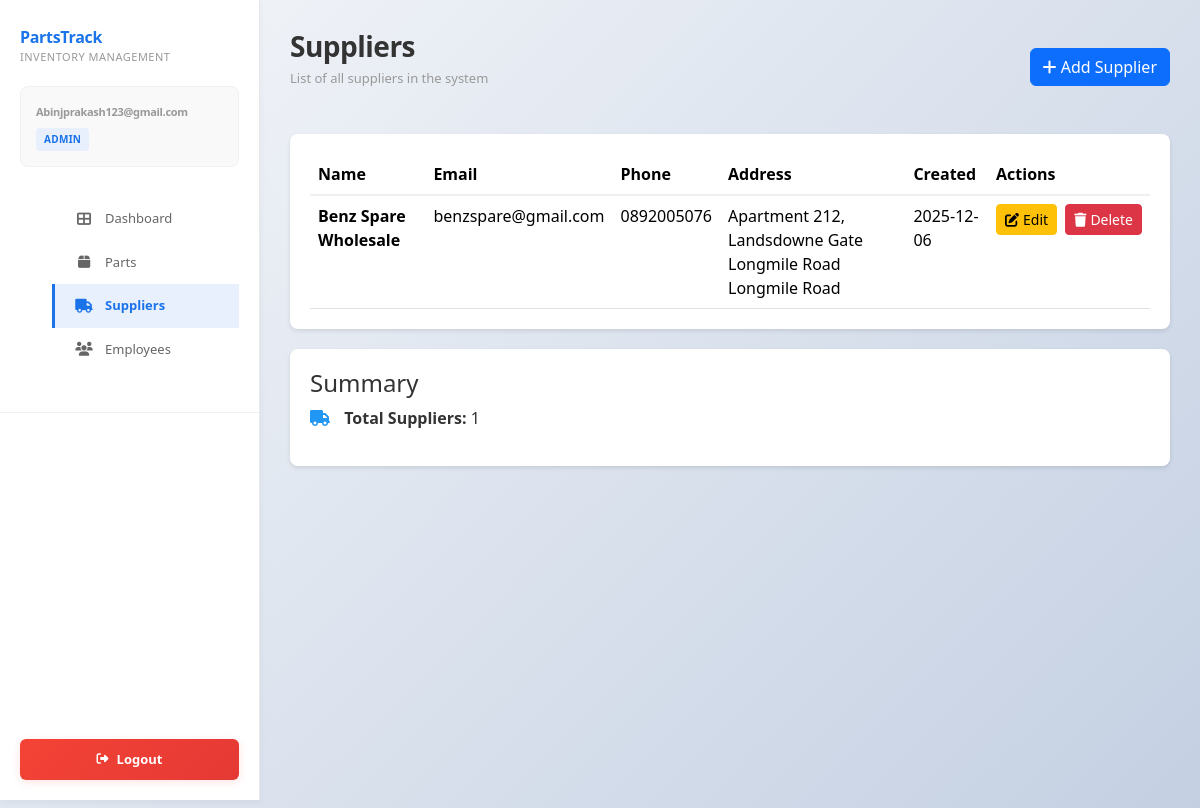
The page /sales/ (signed in) on the database its author committed.
### inventory/models.py (models this page shows, shortened)
class Supplier(models.Model):
    name = models.CharField(max_length=200)
    email = models.EmailField(blank=True)
    phone = models.CharField(max_length=20, blank=True)
    address = models.TextField(blank=True)
    created_at = models.DateTimeField(auto_now_add=True)

### inventory/views.py (the view)
# urls.py: path("sales/", views.sales_list, name="sales_list"),
@login_required(login_url="login")
@require_GET
def sales_list(request):
    if not (request.user.is_staff or request.user.is_superuser):
        return redirect("employee_dashboard")
    suppliers = Supplier.objects.all().order_by("name")
    total_suppliers = suppliers.count()
    context = {
        "suppliers": suppliers,
        "user_role": "admin",
        "total_suppliers": total_suppliers,
    }
    return render(request, "inventory/sales_list.html", context)

### inventory/templates/inventory/sales_list.html (shortened to what this page needs)
<!DOCTYPE html>
<html lang="en">
<head>
    {% load static %}
    <link rel="stylesheet" href="https://cdn.jsdelivr.net/npm/bootstrap@5.3.2/dist/css/bootstrap.min.css">
    <link rel="stylesheet" href="https://cdnjs.cloudflare.com/ajax/libs/font-awesome/6.4.0/css/all.min.css">
    <link rel="stylesheet" href="{% static 'css/dashboard.css' %}">
</head>
<body>
<div class="main-container">
    <aside class="sidebar">
        <div class="sidebar-header">
            <div class="sidebar-brand">PartsTrack</</div>
            <div class="sidebar-subtitle">Inventory Management</div>
            <div class="user-profile">
                <div class="user-email">{{ user.email }}</div>
                <span class="user-role-badge">{{ user_role }}</span>
            </div>
        </div>
        <ul class="sidebar-menu">
            <li><a href="{% url 'dashboard' %}"><i class="fas fa-th-large"></i> Dashboard</a></li>
            <li><a href="{% url 'spare_parts_list' %}"><i class="fas fa-box"></i> Parts</a></li>
            <li><a href="{% url 'sales_list' %}" class="active"><i class="fas fa-truck"></i> Suppliers</a></li>
            <li><a href="{% url 'employees_list' %}"><i class="fas fa-users"></i> Employees</a></li>
        </ul>
        <button class="logout-btn" onclick="window.location.href='{% url 'logout' %}'">
            <i class="fas fa-sign-out-alt"></i> Logout
        </button>
    </aside>
    <main class="main-content">
        <div class="page-header d-flex justify-content-between align-items-center">
            <div>
                <h1 class="page-title">Suppliers</h1>
                <p class="page-subtitle">List of all suppliers in the system</p>
            </div>
            <div>
                <a href="{% url 'add_supplier' %}" class="btn btn-primary">
                    <i class="fas fa-plus"></i> Add Supplier
                </a>
            </div>
        </div>
        <div class="table-responsive" style="background:white;border-radius:8px;padding:20px;box-shadow:0 2px 4px rgba(0,0,0,.1);">
            <table class="table table-hover mb-0">
                <thead>
                    <tr style="border-bottom:2px solid #f0f0f0;">
                        <th>Name</th>
                        <th>Email</th>
                        <th>Phone</th>
                        <th>Address</th>
                        <th>Created</th>
                        <th>Actions</th>
                    </tr>
                </thead>
                <tbody>
                    {% if suppliers %}
                        {% for supplier in suppliers %}
                        <tr>
                            <td><strong>{{ supplier.name }}</strong></td>
                            <td>{{ supplier.email|default:"—" }}</td>
                            <td>{{ supplier.phone|default:"—" }}</td>
                            <td>{{ supplier.address|default:"—" }}</td>
                            <td>{{ supplier.created_at|date:"Y-m-d" }}</td>
                            <td>
                                <div class="d-flex gap-2">
                                    <a href="{% url 'edit_supplier' supplier.id %}"
                                       class="btn btn-sm btn-warning d-inline-flex align-items-center">
                                        <i class="fas fa-edit me-1"></i> Edit
                                    </a>
                                    <a href="{% url 'delete_supplier' supplier.id %}"
                                       class="btn btn-sm btn-danger d-inline-flex align-items-center">
                                        <i class="fas fa-trash me-1"></i> Delete
                                    </a>
                                </div>
                            </td>
                        </tr>
                        {% endfor %}
                    {% endif %}
                </tbody>
            </table>
        </div>
        <div style="margin-top:20px;background:white;padding:20px;border-radius:8px;box-shadow:0 2px 4px rgba(0,0,0,.1);">
            <h4>Summary</h4>
            <p>
                <i class="fas fa-truck" style="color:#2196f3;margin-right:10px;"></i>
                <strong>Total Suppliers:</strong> {{ total_suppliers }}
            </p>
        </div>
    </main>
</div>
</body>
</html>

### inventory/static/css/dashboard.css (style rules this page uses)
* { margin: 0; padding: 0; box-sizing: border-box; }
html { scroll-behavior: smooth; }
body { font-family: 'Segoe UI', Tahoma, Geneva, Verdana, sans-serif; background: linear-gradient(135deg, #f5f7fa 0%, #c3cfe2 100%); background-attachment: fixed; min-height: 100vh; padding-bottom: 40px; color: #333; }
.main-container { display: flex; min-height: 100vh; }
.sidebar { width: 260px; background: #fff; border-right: 1px solid #e8e8e8; padding: 25px 0; position: fixed; height: 100vh; overflow-y: auto; box-shadow: 0 2px 8px rgba(0, 0, 0, 0.05); z-index: 1000; transition: all 0.3s ease; }
.sidebar-header { padding: 0 20px 25px; border-bottom: 1px solid #f0f0f0; }
.sidebar-brand { font-size: 16px; font-weight: 700; color: #1a73e8; margin-bottom: 5px; letter-spacing: -0.3px; }
.sidebar-subtitle { font-size: 11px; color: #999; text-transform: uppercase; letter-spacing: 0.5px; font-weight: 500; }
.user-profile { background: #f9f9f9; padding: 15px; border-radius: 8px; margin-top: 20px; font-size: 12px; border: 1px solid #f0f0f0; }
.user-profile .user-email { color: #999; font-size: 11px; margin-bottom: 8px; word-break: break-word; }
.user-role-badge { display: inline-block; background: #e8f0fe; color: #1a73e8; padding: 4px 8px; border-radius: 4px; font-size: 10px; font-weight: 600; text-transform: uppercase; letter-spacing: 0.3px; }
.sidebar-menu { list-style: none; margin-top: 30px; }
.sidebar-menu li { margin-bottom: 0; }
.sidebar-menu a { color: #666; text-decoration: none; display: flex; align-items: center; gap: 12px; padding: 12px 20px; font-size: 13px; transition: all 0.3s ease; border-left: 3px solid transparent; font-weight: 500; }
.sidebar-menu a.active { background: #e8f0fe; color: #1a73e8; border-left-color: #1a73e8; font-weight: 600; }
.sidebar-menu i { width: 18px; text-align: center; font-size: 14px; }
.logout-btn { position: absolute; bottom: 20px; left: 20px; right: 20px; background: linear-gradient(135deg, #f44336 0%, #e53935 100%); color: #fff; border: none; padding: 11px 16px; border-radius: 6px; font-weight: 600; cursor: pointer; transition: all 0.3s ease; display: flex; align-items: center; justify-content: center; gap: 8px; font-size: 13px; box-shadow: 0 2px 8px rgba(244, 67, 54, 0.15); }
.logout-btn i { font-size: 12px; }
.main-content { flex: 1; margin-left: 260px; padding: 30px; animation: slideIn 0.3s ease; }
.page-header { margin-bottom: 30px; }
.page-title { font-size: 28px; font-weight: 700; color: #333; margin-bottom: 5px; letter-spacing: -0.5px; }
.page-subtitle { font-size: 13px; color: #999; font-weight: 500; }
html { touch-action: manipulation; }
body { min-width: 320px; zoom: 100%; -webkit-text-size-adjust: 100%; -moz-text-size-adjust: 100%; -ms-text-size-adjust: 100%; text-size-adjust: 100%; }
.sidebar { zoom: 1; transform: translateZ(0); }
.main-content { zoom: 1; transform: translateZ(0); }

### rows shown on the page
Supplier: name "Benz Spare Wholesale", email "benzspare@gmail.com", phone "0892005076", address "Apartment 212, Landsdowne Gate Longmile Road Longmile Road", created_at "2025-12-06"

### other values the page prints
{{ user.email }} "Abinjprakash123@gmail.com"
{{ user_role }} "ADMIN"
{{ total_suppliers }} "1"
